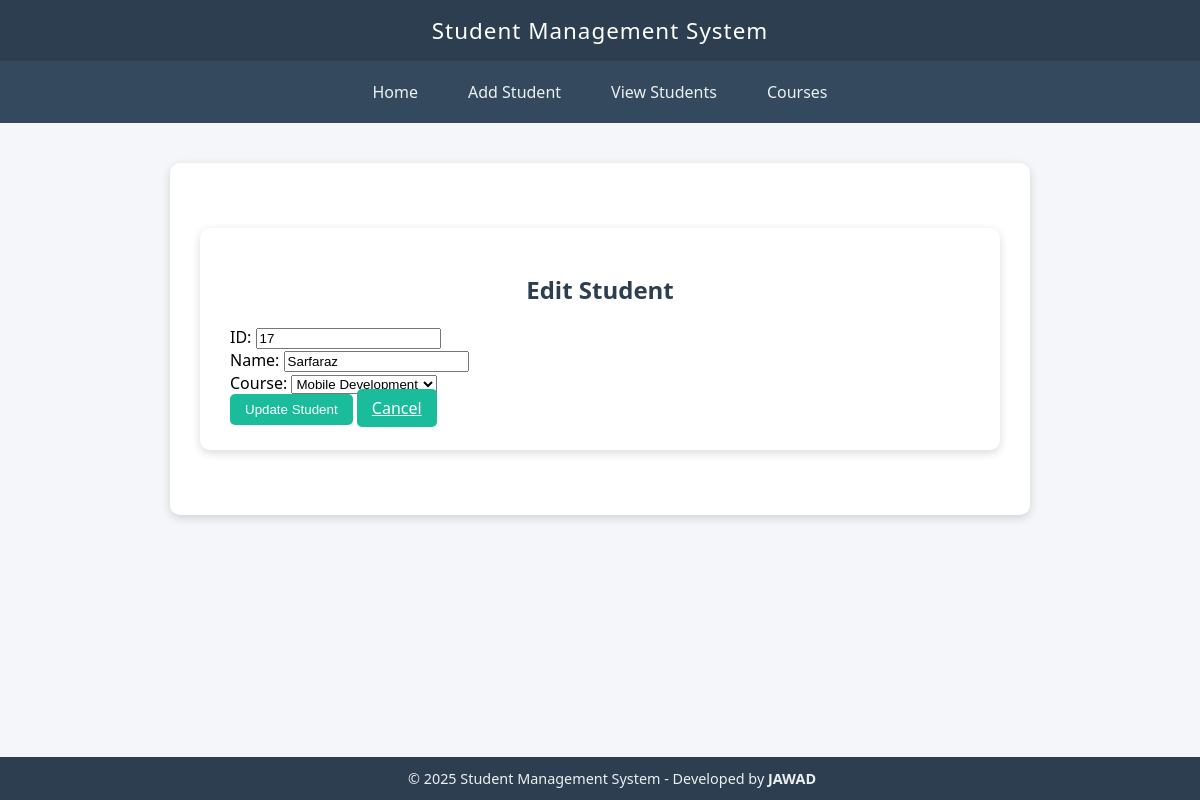
Screenshot of /edit_student/17 with the database file from the repository.
### tables this page shows
CREATE TABLE students (
            id INTEGER PRIMARY KEY AUTOINCREMENT,
            name TEXT NOT NULL,
            course TEXT NOT NULL
        );

CREATE TABLE courses (
            id INTEGER PRIMARY KEY AUTOINCREMENT,
            name TEXT NOT NULL UNIQUE
        );

### app.py (the view)
@app.route('/edit_student/<int:id>', methods=['GET', 'POST'])
def edit_student(id):
    conn = sqlite3.connect('database.db')
    cursor = conn.cursor()
    if request.method == 'POST':
        name = request.form['name']
        course = request.form['course']
        cursor.execute("UPDATE students SET name = ?, course = ? WHERE id = ?", (name, course, id))
        conn.commit()
        conn.close()
        return redirect(url_for('view_students'))
    else:
        cursor.execute("SELECT * FROM students WHERE id = ?", (id,))
        student = cursor.fetchone()
        cursor.execute("SELECT * FROM courses")
        courses = cursor.fetchall()
        conn.close()
        return render_template('edit_student.html', student=student, courses=courses)

### templates/edit_student.html
{% extends 'base.html' %}
{% block content %}
<div class="container mt-5">
    <h2 class="mb-4 text-primary">Edit Student</h2>
    <form method="POST">
        <div class="mb-3">
            <label for="id" class="form-label">ID:</label>
            <input type="text" id="id" name="id" value="{{ student[0] }}" class="form-control" readonly>
        </div>
        <div class="mb-3">
            <label for="name" class="form-label">Name:</label>
            <input type="text" id="name" name="name" value="{{ student[1] }}" class="form-control" required>
        </div>
        <div class="mb-3">
            <label for="course" class="form-label">Course:</label>
            <select id="course" name="course" class="form-select" required>
                {% for c in courses %}
                    <option value="{{ c[1] }}" {% if c[1] == student[2] %}selected{% endif %}>{{ c[1] }}</option>
                {% endfor %}
            </select>
        </div>
        <button type="submit" class="btn btn-success">Update Student</button>
        <a href="{{ url_for('view_students') }}" class="btn btn-secondary ms-2">Cancel</a>
    </form>
</div>
{% endblock %}  this is not working to edit or delete any students data

### templates/base.html (style rules this page uses)
body { font-family: 'Segoe UI', Tahoma, Geneva, Verdana, sans-serif; background: #f5f6fa; margin: 0; padding: 0; }
.container { max-width: 800px; margin: 40px auto; background: white; padding: 25px 30px; box-shadow: 0 3px 10px rgba(0, 0, 0, 0.15); border-radius: 10px; }
h1, h2, h3 { color: #2c3e50; text-align: center; }
.btn { background-color: #1abc9c; color: white; border: none; padding: 8px 15px; border-radius: 5px; cursor: pointer; transition: 0.3s; }

### rows the page displays
students: id "17", name "Sarfaraz", course "Mobile Development"

### other values shown
{{ 2025 }} "2025"
